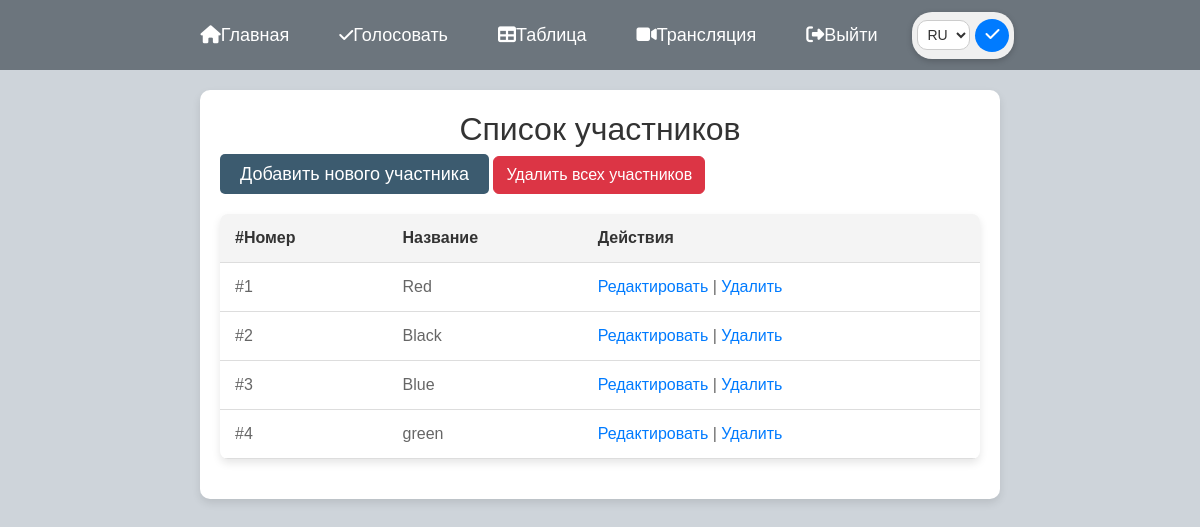
Page /participants/ on the committed database.
### main/models.py (models this page shows, shortened)
class Participant(models.Model):
    number = models.PositiveIntegerField('Номер',unique=True)  # Уникальный номер участника
    name = models.CharField('Название', max_length=200)  # Имя участника
    class Meta:
        verbose_name = 'Участник'
        verbose_name_plural = 'Участники'

### main/views.py (the view)
# urls.py: path('participants/', views.participant_list, name='participant_list'),
def participant_list(request):
    participants = Participant.objects.all()
    return render(request, 'main/participant_list.html', {'participants': participants})

### main/templates/main/participant_list.html (shortened to what this page needs)
{% extends 'main/layout.html' %}
{% load i18n %}
{% block content %}
 <div class="container">
        <h2>{% trans "Список участников" %}</h2>
        <a href="{% url 'participant_create' %}" class="add-participant">{% trans "Добавить нового участника" %}</a>
        <form method="post" action="{% url 'delete_all_participants' %}" style="display: inline;" onsubmit="return confirmDelete();">
            <button type="submit" class="btn btn-danger">{% trans "Удалить всех участников" %}</button>
        </form>
        <table>
            <thead>
                <tr>
                    <th>{% trans "#Номер" %}</th>
                    <th>{% trans "Название" %}</th>
                    <th>{% trans "Действия" %}</th>
                </tr>
            </thead>
            <tbody>
                {% for participant in participants %}
                <tr>
                    <td>#{{ participant.number }}</td>
                    <td>{{ participant.name }}</td>
                    <td>
                        <a href="{% url 'participant_edit' participant.pk %}">{% trans "Редактировать" %}</a> |
                        <a href="{% url 'participant_delete' participant.pk %}">{% trans "Удалить" %}</a>
                    </td>
                </tr>
                {% endfor %}
            </tbody>
        </table>
    </div>
{% endblock %}

### main/static/main/css/main.css (style rules this page uses)
body { font-family: Arial, sans-serif; background: #ced4da; margin: 0; padding: 0; }
.container { background-color: #ffffff; border-radius: 10px; box-shadow: 0 4px 8px rgba(0, 0, 0, 0.1); padding: 20px; max-width: 800px; width: 100%; margin: 20px auto; }
h2 { text-align: center; color: #333; }
table { width: 100%; border-collapse: collapse; margin: 20px 0; background-color: #fff; border-radius: 8px; overflow: hidden; box-shadow: 0 4px 8px rgba(0, 0, 0, 0.1); }
table, th, td { border: none; }
th, td { padding: 12px 15px; text-align: left; border-bottom: 1px solid #ddd; }
th { background-color: #f4f4f4; color: #333; font-weight: bold; }
td { color: #666; }
a { color: #007bff; text-decoration: none; }
.add-participant { font-size: 18px; padding: 10px 20px; background-color: #3C5B6F; color: white; border: none; border-radius: 5px; text-decoration: none; transition: background-color 0.3s ease; margin: 0; }

### rows in the picture
Participant: number "1", name "Red"
Participant: number "2", name "Black"
Participant: number "3", name "Blue"
Participant: number "4", name "green"
